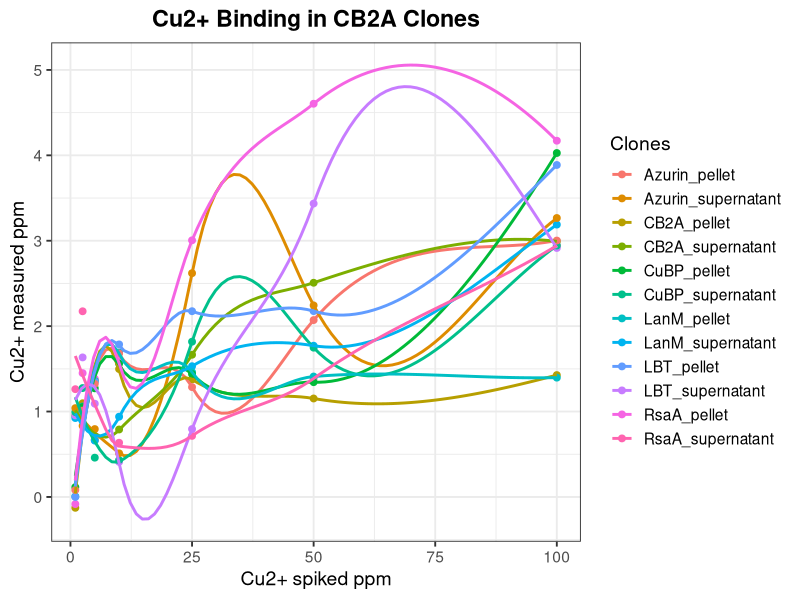

Generate this figure with R: (Note: this script raises an error after producing the figure.)
library(tidyverse)

# Read CSV
df_raw <- read.csv("Cu_1_100ppm_06Dec2025.csv", header = FALSE, stringsAsFactors = FALSE)

# ------------------------------
# Extract headings / axes labels
# ------------------------------
x_axis_title <- df_raw[2, 1]      # A2
y_axis_title <- df_raw[1, 2]      # B1

# ------------------------------
# Extract X-axis values (A3:A9)
# ------------------------------
x_vals <- df_raw[3:9, 1]          # A3:A9
x_vals <- as.numeric(x_vals)

# ------------------------------
# Extract Y-axis data (B3:M9)
# ------------------------------
y_vals <- df_raw[3:9, 2:13]       # B3:M9
colnames(y_vals) <- df_raw[2, 2:13]   # row 2 gives column names for each Clones

# Combine into tidy format
df_long <- cbind(x_vals, y_vals) %>%
  pivot_longer(cols = -x_vals,
               names_to = "Clones",
               values_to = "Cu_measured_ppm")

# Convert types
df_long$x_vals <- as.numeric(df_long$x_vals)
df_long$Cu_measured_ppm <- as.numeric(df_long$Cu_measured_ppm)

# ------------------------------
# Plot: Scatter + LOESS Smoothing
# ------------------------------
ggplot(df_long, aes(x = x_vals, 
                    y = Cu_measured_ppm,
                    color = Clones)) +
  geom_point(size = 2) +
  geom_smooth(method = "loess", se = FALSE, linewidth = 1) +
  labs(
    title = "Cu2+ Binding in CB2A Clones",
    x = x_axis_title,
    y = y_axis_title,
    color = "Clones"
  ) +
  theme_bw(base_size = 14) +
  theme(
    plot.title = element_text(hjust = 0.5, face = "bold")
  )

ggsave("Cu_1_100ppm_ScatteredSmooth.png", p, width = 10, height = 8, dpi = 300)
